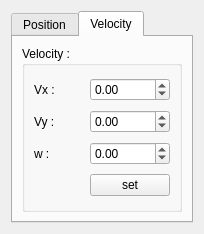
<?xml version="1.0" encoding="UTF-8"?>
<ui version="4.0">
 <class>ControlDialog</class>
 <widget class="QDialog" name="ControlDialog">
  <property name="geometry">
   <rect>
    <x>0</x>
    <y>0</y>
    <width>204</width>
    <height>234</height>
   </rect>
  </property>
  <property name="windowTitle">
   <string>Dialog</string>
  </property>
  <layout class="QGridLayout" name="gridLayout_3">
   <item row="0" column="0">
    <widget class="QTabWidget" name="tabWidget">
     <property name="currentIndex">
      <number>1</number>
     </property>
     <widget class="QWidget" name="tab">
      <attribute name="title">
       <string>Position</string>
      </attribute>
      <layout class="QGridLayout" name="gridLayout_5">
       <item row="0" column="0">
        <widget class="QGroupBox" name="groupBox">
         <property name="title">
          <string>Position :</string>
         </property>
         <layout class="QGridLayout" name="gridLayout">
          <item row="0" column="0">
           <widget class="QLabel" name="label">
            <property name="text">
             <string>X : </string>
            </property>
           </widget>
          </item>
          <item row="2" column="1">
           <widget class="QDoubleSpinBox" name="wpos_spinbox">
            <property name="minimum">
             <double>0.000000000000000</double>
            </property>
            <property name="maximum">
             <double>360.000000000000000</double>
            </property>
            <property name="singleStep">
             <double>1.000000000000000</double>
            </property>
            <property name="value">
             <double>0.000000000000000</double>
            </property>
           </widget>
          </item>
          <item row="0" column="1">
           <widget class="QDoubleSpinBox" name="xpos_spinbox">
            <property name="minimum">
             <double>-5.000000000000000</double>
            </property>
            <property name="maximum">
             <double>5.000000000000000</double>
            </property>
            <property name="singleStep">
             <double>0.100000000000000</double>
            </property>
           </widget>
          </item>
          <item row="2" column="0">
           <widget class="QLabel" name="label_3">
            <property name="text">
             <string>W :</string>
            </property>
           </widget>
          </item>
          <item row="1" column="1">
           <widget class="QDoubleSpinBox" name="ypos_spinbox">
            <property name="minimum">
             <double>-5.000000000000000</double>
            </property>
            <property name="maximum">
             <double>5.000000000000000</double>
            </property>
            <property name="singleStep">
             <double>0.100000000000000</double>
            </property>
           </widget>
          </item>
          <item row="1" column="0">
           <widget class="QLabel" name="label_2">
            <property name="text">
             <string>Y : </string>
            </property>
           </widget>
          </item>
          <item row="3" column="1">
           <widget class="QPushButton" name="setpos_btn">
            <property name="text">
             <string>Kidnap!</string>
            </property>
            <property name="autoRepeat">
             <bool>false</bool>
            </property>
           </widget>
          </item>
         </layout>
        </widget>
       </item>
      </layout>
     </widget>
     <widget class="QWidget" name="tab_2">
      <attribute name="title">
       <string>Velocity</string>
      </attribute>
      <layout class="QGridLayout" name="gridLayout_4">
       <item row="0" column="0">
        <widget class="QGroupBox" name="groupBox_2">
         <property name="title">
          <string>Velocity :</string>
         </property>
         <layout class="QGridLayout" name="gridLayout_2">
          <item row="0" column="0">
           <widget class="QLabel" name="label_4">
            <property name="text">
             <string>Vx :</string>
            </property>
           </widget>
          </item>
          <item row="0" column="1">
           <widget class="QDoubleSpinBox" name="vx_spinbox">
            <property name="minimum">
             <double>-10.000000000000000</double>
            </property>
            <property name="maximum">
             <double>10.000000000000000</double>
            </property>
           </widget>
          </item>
          <item row="1" column="0">
           <widget class="QLabel" name="label_5">
            <property name="text">
             <string>Vy :</string>
            </property>
           </widget>
          </item>
          <item row="1" column="1">
           <widget class="QDoubleSpinBox" name="vy_spinbox">
            <property name="minimum">
             <double>-10.000000000000000</double>
            </property>
            <property name="maximum">
             <double>10.000000000000000</double>
            </property>
           </widget>
          </item>
          <item row="2" column="0">
           <widget class="QLabel" name="label_6">
            <property name="text">
             <string>w :</string>
            </property>
           </widget>
          </item>
          <item row="2" column="1">
           <widget class="QDoubleSpinBox" name="vw_spinbox">
            <property name="minimum">
             <double>-10.000000000000000</double>
            </property>
            <property name="maximum">
             <double>10.000000000000000</double>
            </property>
           </widget>
          </item>
          <item row="3" column="1">
           <widget class="QPushButton" name="setvel_btn">
            <property name="text">
             <string>set</string>
            </property>
            <property name="autoRepeat">
             <bool>true</bool>
            </property>
           </widget>
          </item>
         </layout>
        </widget>
       </item>
      </layout>
     </widget>
    </widget>
   </item>
  </layout>
 </widget>
 <resources/>
 <connections/>
</ui>
